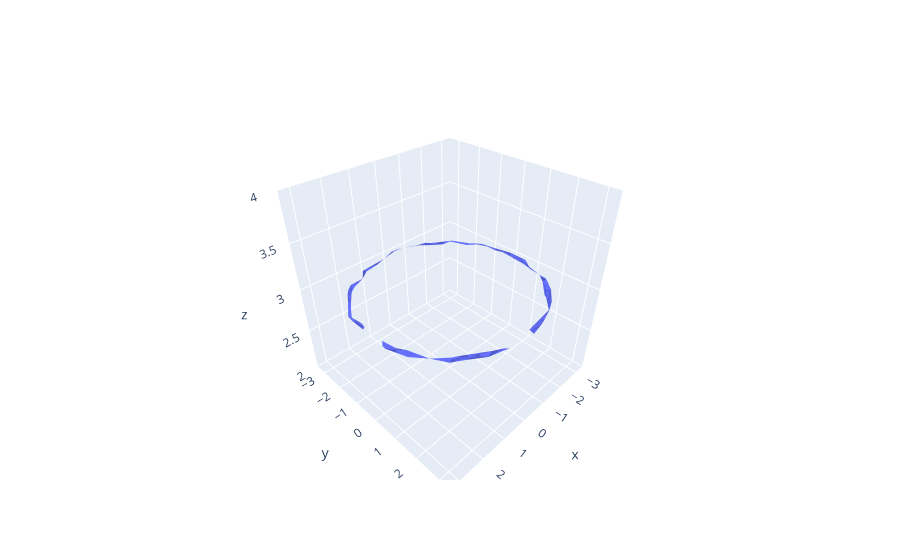

Notebook code for this chart:
### Code cell
rips_complex = rips_graph(points=circle)
